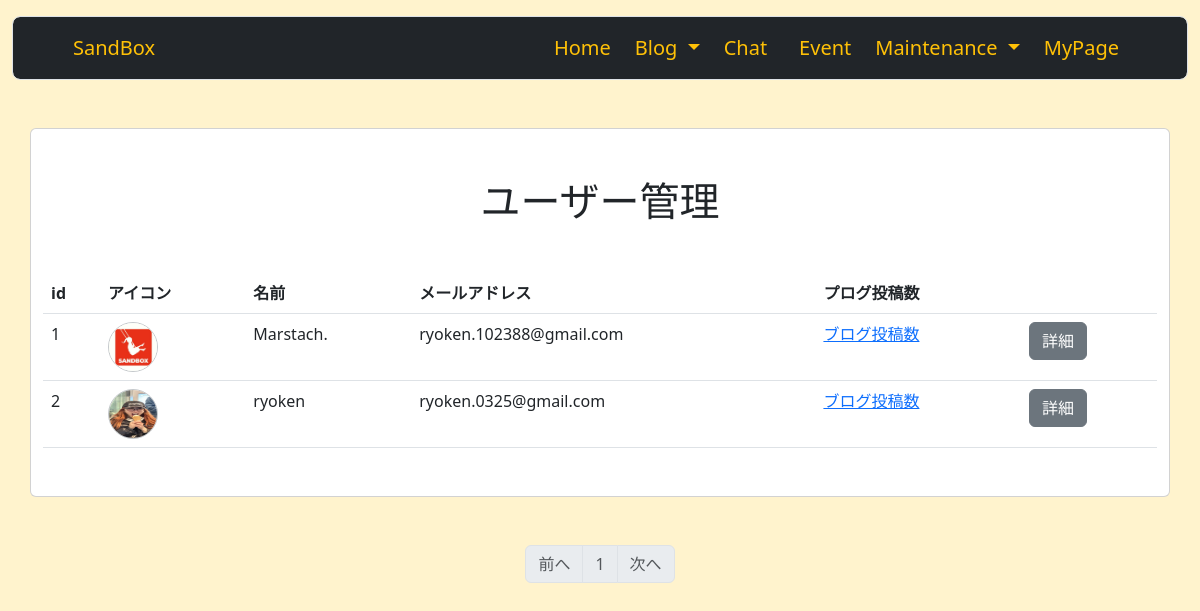
The app's page /user_maintenance (signed in), older data.
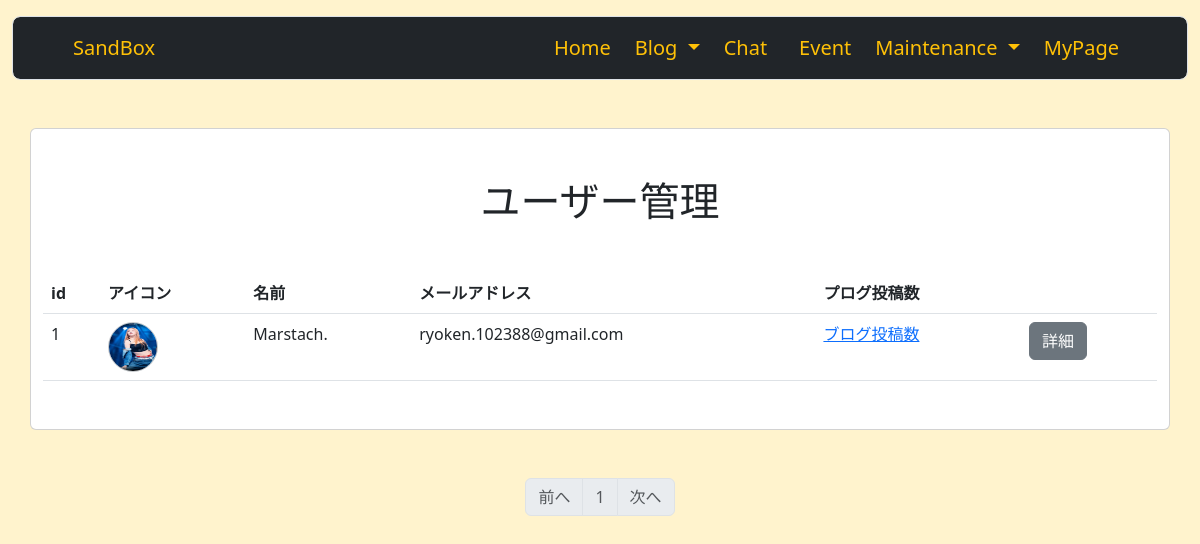
The same page, newer data.
### sandbox_system/models.py (models this page shows, shortened)
class User(db.Model, UserMixin):
    __tablename__ = 'users'
    id = db.Column(db.Integer, primary_key=True)
    email = db.Column(db.String(64), unique=True, index=True)
    username = db.Column(db.String(64), unique=True, index=True)
    introduce = db.Column(db.Text)
    tech = db.Column(db.Text)
    job = db.Column(db.String(64))
    image = db.Column(db.String(140))
    password_hash = db.Column(db.String(128))
    administrator = db.Column(db.String(1))
    blog = db.relationship('Blog', backref = 'author', lazy = 'dynamic')
    blog_comment = db.relationship('BlogComment', backref='commenter', lazy='dynamic')
    chat = db.relationship('Chat', backref='chat_user', lazy='dynamic')
    @property
    def password(self):
        raise AttributeError('password is not a readable attribute')
    def is_administrator(self):
        if self.administrator == '1':
            return 1
        else:
            return 0

### sandbox_system/users/view.py (the view)
@users.route('/user_maintenance')
@login_required
def user_maintenance():
    if not current_user.is_administrator():
        abort(403)
    page = request.args.get('page', 1, type=int)
    users = User.query.order_by(User.id).paginate(page=page, per_page=10)
    return render_template('maintenance/user_maintenance.html', users=users)

### sandbox_system/__init__.py (called while the page is built)
@event.listens_for(Engine, "connect")
def set_sqlite_pragma(dbapi_connection, connection_record):
    cursor = dbapi_connection.cursor()
    cursor.execute("PRAGMA foreign_keys=ON")
    cursor.close()

### sandbox_system/models.py (called while the page is built)
@login_manager.user_loader
def load_user(user_id):
    return User.query.get(user_id)

### sandbox_system/templates/maintenance/user_maintenance.html
{% extends 'base.html' %}
{% block content %}
<div class="container">
    <div class="row">
        <div class="card">
            <h1 class="text-center my-5">ユーザー管理</h1>
            <table class="table mb-5">
                <thead>
                <tr>
                    <th>id</th>
                    <th>アイコン</th>
                    <th>名前</th>
                    <th>メールアドレス</th>
                    <th>プログ投稿数</th>
                    <th></th>
                </tr>
                </thead>
                {% for user in users.items %}
                <tbody>
                <tr>
                    <td>{{ user.id }}</td>
                    <td><img src="{{ url_for('static', filename='image/' + user.image) }}" class="rounded-circle border border-secondary-subtle" style="width: 50px; height: 50px;" /></td>
                    <td>{{ user.username }}</td>
                    <td>{{ user.email }}</td>
                    <td><a href="#">ブログ投稿数</a></td>
                    <td><a href="{{ url_for('users.profile', user_id=user.id) }}" class="btn btn-secondary">詳細</a></td>
                </tr>
                </tbody>
                {% endfor %}
            </table>
        </div>
    </div>
</div>
<nav class="my-5" aria-label="Page navigation">
    <ul class="pagination justify-content-center">
        <li {% if users.has_prev %} class="page-item" {%else%} class="page-item disabled" {% endif %}><a class="page-link" href="{% if users.has_prev %}{{ url_for('users.user_maintenance', page=users.prev_num) }}{% else %}#{% endif %}">前へ</a></li>
{% for page_num in users.iter_pages(left_edge=1, right_edge=1, left_current=1, right_current=2) %}
    {% if page_num %}
        {% if users.page == page_num %}
            <li class="page-item disabled"><a class="page-link" href="#">{{ page_num }}</a></li>
        {% else %}
            <li class="page-item"><a class="page-link" href="{{ url_for('users.user_maintenance', page=page_num) }}">{{ page_num }}</a></li>
        {% endif %}
    {% else %}
        <li class="page-item disabled"><a class="page-link" href="#">&hellip;</a></li>
    {% endif %}
{% endfor %}
    <li {% if users.has_next %} class="page-item" {% else %} class="page-item disabled" {% endif %}><a class="page-link" href="{% if users.has_next %}{{ url_for('users.user_maintenance',page=users.next_num) }}{% else %}#{% endif %}">次へ</a></li>
    </ul>
</nav>
{% endblock %}

### sandbox_system/templates/base.html (shortened to what this page needs)
<!DOCTYPE html>
<html lang="en" class="bg-warning-subtle">
<head>
    <link href="https://cdn.jsdelivr.net/npm/bootstrap@5.3.0/dist/css/bootstrap.min.css" rel="stylesheet">
</head>
<body>
    <div class="bg-warning-subtle">
        <div class="z-3 position-sticky" style="top: 0rem;">
            <header class="mb-5">
                <div class="container-fluid z-3">
                    <nav class="navbar navbar-expand-lg bg-dark form-control form-control-lg mt-3">
                        <div class="container-fluid">
                            <a class="navbar-brand ms-5 text-warning" href="{{ url_for('users.index') }}">SandBox</a>
                            <div class="collapse navbar-collapse" id="navbarNavDropdown">
                                <ul class="navbar-nav ms-auto">
                                <li class="nav-item">
                                    <a class="nav-link active text-warning mx-2" aria-current="page" href="{{ url_for('users.index') }}">Home</a>
                                </li>
                                <li class="nav-item dropdown">
                                    <a class="nav-link dropdown-toggle text-warning" role="button" data-bs-toggle="dropdown" aria-expanded="false">
                                    Blog
                                    </a>
                                </li>
                                <li class="nav-item">
                                    <a class="nav-link text-warning mx-2" href="{{ url_for('chats.chat_index') }}">Chat</a>
                                </li>
                                <li class="nav-item">
                                    <a class="nav-link text-warning mx-2" href="{{ url_for('events.event_index') }}">Event</a>
                                </li>
                                {% if current_user.is_authenticated %}
                                    {% if current_user.is_administrator() %}
                                        <li class="nav-item dropdown">
                                            <a class="nav-link dropdown-toggle text-warning" role="button" data-bs-toggle="dropdown" aria-expanded="false">
                                            Maintenance
                                            </a>
                                        </li>
                                    {% else %}
                                        <li>
                                            <a class="nav-link active text-warning mx-2" aria-current="page" href="{{ url_for('users.user_list') }}">User</a>
                                        </li>
                                    {% endif %}
                                {% endif %}
                                {% if current_user.is_authenticated %}
                                    <li class="nav-item">
                                        <a class="nav-link text-warning mx-2 me-5" href="{{ url_for('users.my_page', user_id=current_user.id) }}">MyPage</a>
                                    </li>
                                {% else %}
                                    <li class="nav-item">
                                        <a class="nav-link text-warning mx-2 me-5" href="{{ url_for('users.login') }}">Login</a>
                                    </li>
                                {% endif %}
                                </ul>
                            </div>
                        </div>
                    </nav>
                </div>
            </header>
        </div>
        {% from '_formhelper.html' import render_field %}
        {% block content %}
        {% endblock %}
    </div>
</body>
</html>

Row changes from the older to the newer data that the page shows:
removed User: id "2", image (picture), username "ryoken", email "ryoken.0325@gmail.com"
changed User "Marstach.": image: a different picture
